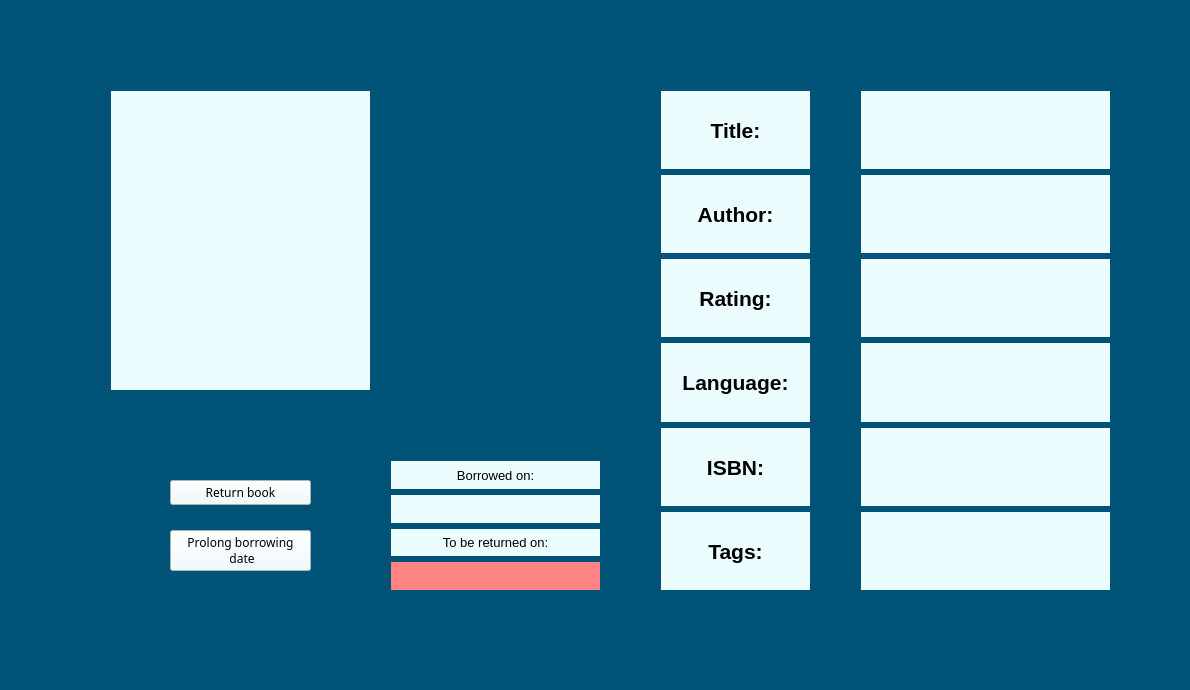
<?xml version="1.0" encoding="UTF-8"?>
<ui version="4.0">
 <class>BorrowedBookDetails</class>
 <widget class="QWidget" name="BorrowedBookDetails">
  <property name="geometry">
   <rect>
    <x>0</x>
    <y>0</y>
    <width>1190</width>
    <height>690</height>
   </rect>
  </property>
  <property name="windowTitle">
   <string>Details</string>
  </property>
  <property name="styleSheet">
   <string notr="true">background-color: rgb(0, 83, 119);</string>
  </property>
  <widget class="QWidget" name="verticalLayoutWidget">
   <property name="geometry">
    <rect>
     <x>100</x>
     <y>80</y>
     <width>281</width>
     <height>321</height>
    </rect>
   </property>
   <layout class="QVBoxLayout" name="verticalLayout">
    <property name="spacing">
     <number>7</number>
    </property>
    <item>
     <widget class="QLabel" name="bookImage">
      <property name="styleSheet">
       <string notr="true">background-color: rgb(235, 253, 255);</string>
      </property>
      <property name="text">
       <string/>
      </property>
      <property name="alignment">
       <set>Qt::AlignCenter</set>
      </property>
     </widget>
    </item>
   </layout>
  </widget>
  <widget class="QWidget" name="verticalLayoutWidget_2">
   <property name="geometry">
    <rect>
     <x>100</x>
     <y>450</y>
     <width>281</width>
     <height>151</height>
    </rect>
   </property>
   <layout class="QVBoxLayout" name="verticalLayout_2">
    <property name="leftMargin">
     <number>70</number>
    </property>
    <property name="rightMargin">
     <number>70</number>
    </property>
    <item>
     <widget class="QPushButton" name="returnBook">
      <property name="font">
       <font>
        <family>Bahnschrift SemiBold</family>
       </font>
      </property>
      <property name="styleSheet">
       <string notr="true">background-color: rgb(235, 253, 255);</string>
      </property>
      <property name="text">
       <string>Return book</string>
      </property>
     </widget>
    </item>
    <item>
     <widget class="QPushButton" name="prolongBDate">
      <property name="font">
       <font>
        <family>Bahnschrift SemiBold</family>
       </font>
      </property>
      <property name="styleSheet">
       <string notr="true">background-color: rgb(235, 253, 255);</string>
      </property>
      <property name="text">
       <string>Prolong borrowing
 date</string>
      </property>
     </widget>
    </item>
   </layout>
  </widget>
  <widget class="QWidget" name="verticalLayoutWidget_3">
   <property name="geometry">
    <rect>
     <x>850</x>
     <y>80</y>
     <width>271</width>
     <height>521</height>
    </rect>
   </property>
   <layout class="QVBoxLayout" name="verticalLayout_3">
    <item>
     <widget class="QLabel" name="bookTitle">
      <property name="font">
       <font>
        <pointsize>10</pointsize>
       </font>
      </property>
      <property name="styleSheet">
       <string notr="true">background-color: rgb(235, 253, 255);</string>
      </property>
      <property name="text">
       <string/>
      </property>
      <property name="alignment">
       <set>Qt::AlignCenter</set>
      </property>
      <property name="wordWrap">
       <bool>true</bool>
      </property>
      <property name="indent">
       <number>5</number>
      </property>
     </widget>
    </item>
    <item>
     <widget class="QLabel" name="bookAuthor">
      <property name="font">
       <font>
        <pointsize>10</pointsize>
       </font>
      </property>
      <property name="styleSheet">
       <string notr="true">background-color: rgb(235, 253, 255);</string>
      </property>
      <property name="text">
       <string/>
      </property>
      <property name="alignment">
       <set>Qt::AlignCenter</set>
      </property>
      <property name="wordWrap">
       <bool>true</bool>
      </property>
      <property name="indent">
       <number>5</number>
      </property>
     </widget>
    </item>
    <item>
     <widget class="QLabel" name="bookRating">
      <property name="font">
       <font>
        <pointsize>16</pointsize>
       </font>
      </property>
      <property name="styleSheet">
       <string notr="true">background-color: rgb(235, 253, 255);</string>
      </property>
      <property name="text">
       <string/>
      </property>
      <property name="alignment">
       <set>Qt::AlignCenter</set>
      </property>
      <property name="indent">
       <number>5</number>
      </property>
     </widget>
    </item>
    <item>
     <widget class="QLabel" name="bookLanguage">
      <property name="font">
       <font>
        <pointsize>16</pointsize>
       </font>
      </property>
      <property name="styleSheet">
       <string notr="true">background-color: rgb(235, 253, 255);</string>
      </property>
      <property name="text">
       <string/>
      </property>
      <property name="alignment">
       <set>Qt::AlignCenter</set>
      </property>
      <property name="indent">
       <number>5</number>
      </property>
     </widget>
    </item>
    <item>
     <widget class="QLabel" name="bookISBN">
      <property name="font">
       <font>
        <pointsize>16</pointsize>
       </font>
      </property>
      <property name="styleSheet">
       <string notr="true">background-color: rgb(235, 253, 255);</string>
      </property>
      <property name="text">
       <string/>
      </property>
      <property name="alignment">
       <set>Qt::AlignCenter</set>
      </property>
      <property name="indent">
       <number>5</number>
      </property>
     </widget>
    </item>
    <item>
     <widget class="QLabel" name="bookTags">
      <property name="font">
       <font>
        <pointsize>8</pointsize>
       </font>
      </property>
      <property name="styleSheet">
       <string notr="true">background-color: rgb(235, 253, 255);</string>
      </property>
      <property name="text">
       <string/>
      </property>
      <property name="alignment">
       <set>Qt::AlignCenter</set>
      </property>
      <property name="indent">
       <number>5</number>
      </property>
     </widget>
    </item>
   </layout>
  </widget>
  <widget class="QWidget" name="verticalLayoutWidget_4">
   <property name="geometry">
    <rect>
     <x>650</x>
     <y>80</y>
     <width>171</width>
     <height>521</height>
    </rect>
   </property>
   <layout class="QVBoxLayout" name="verticalLayout_4">
    <item>
     <widget class="QLabel" name="Title">
      <property name="font">
       <font>
        <pointsize>16</pointsize>
        <weight>75</weight>
        <bold>true</bold>
       </font>
      </property>
      <property name="styleSheet">
       <string notr="true">background-color: rgb(235, 253, 255);</string>
      </property>
      <property name="text">
       <string>Title:</string>
      </property>
      <property name="alignment">
       <set>Qt::AlignCenter</set>
      </property>
     </widget>
    </item>
    <item>
     <widget class="QLabel" name="Author">
      <property name="font">
       <font>
        <pointsize>16</pointsize>
        <weight>75</weight>
        <bold>true</bold>
       </font>
      </property>
      <property name="styleSheet">
       <string notr="true">background-color: rgb(235, 253, 255);</string>
      </property>
      <property name="text">
       <string>Author:</string>
      </property>
      <property name="alignment">
       <set>Qt::AlignCenter</set>
      </property>
     </widget>
    </item>
    <item>
     <widget class="QLabel" name="Rating">
      <property name="font">
       <font>
        <pointsize>16</pointsize>
        <weight>75</weight>
        <bold>true</bold>
       </font>
      </property>
      <property name="styleSheet">
       <string notr="true">background-color: rgb(235, 253, 255);</string>
      </property>
      <property name="text">
       <string>Rating:</string>
      </property>
      <property name="alignment">
       <set>Qt::AlignCenter</set>
      </property>
     </widget>
    </item>
    <item>
     <widget class="QLabel" name="Language">
      <property name="font">
       <font>
        <pointsize>16</pointsize>
        <weight>75</weight>
        <bold>true</bold>
       </font>
      </property>
      <property name="styleSheet">
       <string notr="true">background-color: rgb(235, 253, 255);</string>
      </property>
      <property name="text">
       <string>Language:</string>
      </property>
      <property name="alignment">
       <set>Qt::AlignCenter</set>
      </property>
     </widget>
    </item>
    <item>
     <widget class="QLabel" name="ISBN">
      <property name="font">
       <font>
        <pointsize>16</pointsize>
        <weight>75</weight>
        <bold>true</bold>
       </font>
      </property>
      <property name="styleSheet">
       <string notr="true">background-color: rgb(235, 253, 255);</string>
      </property>
      <property name="text">
       <string>ISBN:</string>
      </property>
      <property name="alignment">
       <set>Qt::AlignCenter</set>
      </property>
     </widget>
    </item>
    <item>
     <widget class="QLabel" name="Tags">
      <property name="font">
       <font>
        <pointsize>16</pointsize>
        <weight>75</weight>
        <bold>true</bold>
       </font>
      </property>
      <property name="styleSheet">
       <string notr="true">background-color: rgb(235, 253, 255);</string>
      </property>
      <property name="text">
       <string>Tags:</string>
      </property>
      <property name="alignment">
       <set>Qt::AlignCenter</set>
      </property>
     </widget>
    </item>
   </layout>
  </widget>
  <widget class="QWidget" name="verticalLayoutWidget_5">
   <property name="geometry">
    <rect>
     <x>380</x>
     <y>450</y>
     <width>231</width>
     <height>151</height>
    </rect>
   </property>
   <layout class="QVBoxLayout" name="verticalLayout_5">
    <item>
     <widget class="QLabel" name="label">
      <property name="font">
       <font>
        <pointsize>10</pointsize>
       </font>
      </property>
      <property name="styleSheet">
       <string notr="true">background-color: rgb(235, 253, 255);</string>
      </property>
      <property name="text">
       <string>Borrowed on:</string>
      </property>
      <property name="alignment">
       <set>Qt::AlignCenter</set>
      </property>
     </widget>
    </item>
    <item>
     <widget class="QLabel" name="BorrowDate">
      <property name="font">
       <font>
        <pointsize>16</pointsize>
        <weight>75</weight>
        <bold>true</bold>
       </font>
      </property>
      <property name="styleSheet">
       <string notr="true">background-color: rgb(235, 253, 255);</string>
      </property>
      <property name="text">
       <string/>
      </property>
      <property name="alignment">
       <set>Qt::AlignCenter</set>
      </property>
     </widget>
    </item>
    <item>
     <widget class="QLabel" name="label_2">
      <property name="font">
       <font>
        <pointsize>10</pointsize>
       </font>
      </property>
      <property name="styleSheet">
       <string notr="true">background-color: rgb(235, 253, 255);</string>
      </property>
      <property name="text">
       <string>To be returned on:</string>
      </property>
      <property name="alignment">
       <set>Qt::AlignCenter</set>
      </property>
     </widget>
    </item>
    <item>
     <widget class="QLabel" name="ReturnDate">
      <property name="font">
       <font>
        <pointsize>16</pointsize>
        <weight>75</weight>
        <bold>true</bold>
        <stylestrategy>PreferDefault</stylestrategy>
       </font>
      </property>
      <property name="styleSheet">
       <string notr="true">selection-color: rgb(255, 0, 0);
background-color: rgb(255, 131, 131);</string>
      </property>
      <property name="text">
       <string/>
      </property>
      <property name="alignment">
       <set>Qt::AlignCenter</set>
      </property>
     </widget>
    </item>
   </layout>
  </widget>
 </widget>
 <layoutdefault spacing="6" margin="11"/>
 <resources/>
 <connections/>
</ui>
